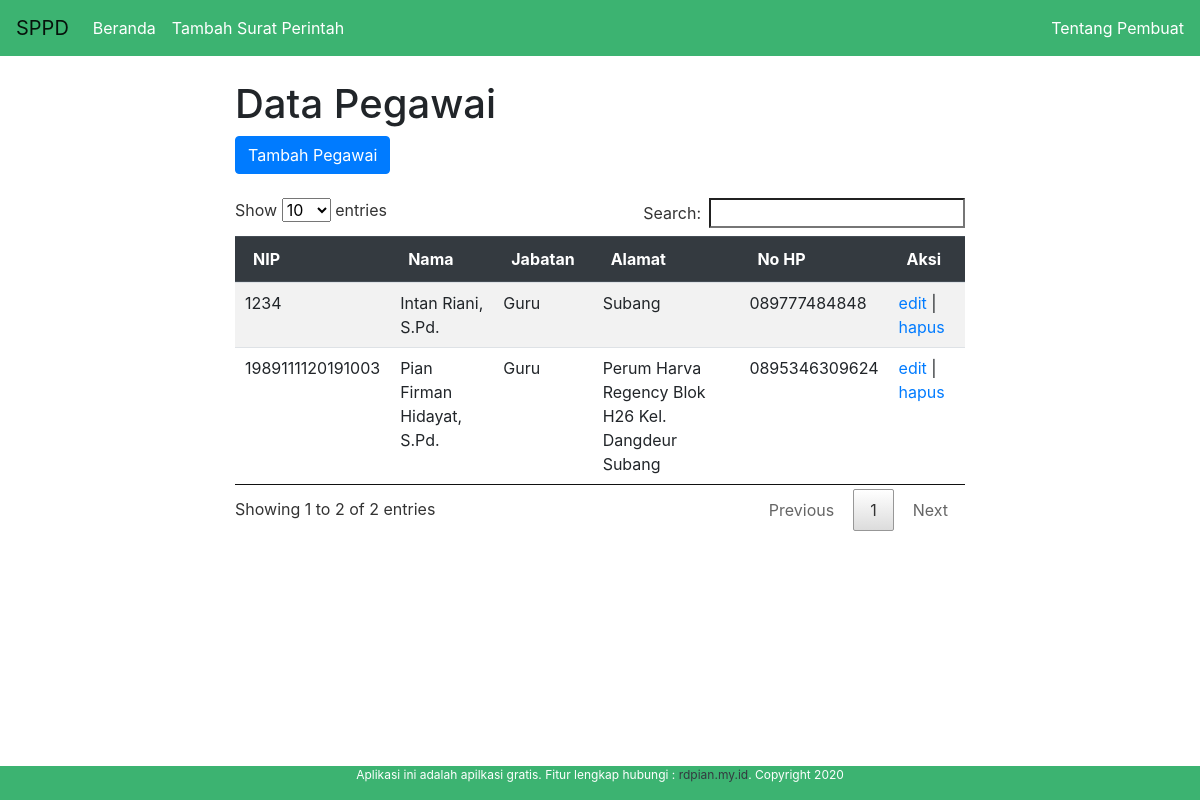
/index.php/pegawai, run on the app's committed database.
### tables this page shows
CREATE TABLE `pegawai` (
  `nip` varchar(255) NOT NULL,
  `nama` varchar(255) NOT NULL,
  `jabatan` varchar(255) NOT NULL,
  `alamat` varchar(255) NOT NULL,
  `no_hp` varchar(15) NOT NULL
);

### application/controllers/Pegawai.php (called while the page is built, shortened)
<?php
class Pegawai extends CI_Controller {
	function __construct()
        {
			$this->load->model('m_pegawai');
	        $this->load->helper('form');
	        $this->load->library('form_validation');
        }
	public function index()
	{
		$data['pegawai'] = $this->m_pegawai->tampil_data()->result();
		$this->load->view('v_navbar');
		$this->load->view('v_pegawai',$data);
		$this->load->view('v_footer');
	}
}

### index.php (called while the page is built, shortened)
<?php
require_once BASEPATH.'core/CodeIgniter.php';

### application/models/m_pegawai.php (called while the page is built, shortened)
<?php
class M_pegawai extends CI_Model {
	function tampil_data(){
		return $this->db->get('pegawai');
	}
}

### application/views/v_pegawai.php (the view, shortened to what this page needs)
<div class="container">
	<div class="row">
		<div class="col-lg-2">
		</div>
		<div class="col-lg-8">
			<h1>Data Pegawai</h1>
			<button type="button" class="btn btn-primary" data-toggle="modal" data-target="#tambahpegawai">
			  Tambah Pegawai
			</button>
			<br>
			<br>
			<div class="table-responsive">
			<table id="pegawai" class="table table-striped">
				<thead class="thead-dark">
					<tr>
						<th>NIP</th>
						<th>Nama</th>
						<th>Jabatan</th>
						<th>Alamat</th>
						<th>No HP</th>
						<th>Aksi</th>
					</tr>
				</thead>
				<tbody>
				<?php
					foreach($pegawai as $row){
					?>
				<tr>
					<td><?php echo $row->nip; ?></td>
					<td><?php echo $row->nama; ?></td>
					<td><?php echo $row->jabatan; ?></td>
					<td><?php echo $row->alamat; ?></td>
					<td><?php echo $row->no_hp; ?></td>
					<td>
						<?php echo anchor('/pegawai/edit/'.$row->nip,'edit'); ?> |
                        <?php echo anchor('/pegawai/hapus/'.$row->nip,'hapus'); ?>
                    </td>
				</tr>
				<?php } ?>
				</tbody>
			</table>
		</div>
		</div>
		<div class="col-lg-2">
		</div>
	</div>
</div>

### application/views/v_navbar.php (shortened to what this page needs)
<!DOCTYPE html>
<html lang="en">
	<head>
		<link href="<?php echo base_url();?>assets/css/bootstrap.min.css" rel="stylesheet">
		<link rel="stylesheet" type="text/css" href="<?php echo base_url();?>assets/css/datatables.min.css"/>
	</head>
	<body>
		<nav class="navbar navbar-expand-lg navbar-light mb-4 text-white" style="background-color: #3cb371;">
		  <a class="navbar-brand" href="http://rdpian.my.id">
		  SPPD</a>
		  <div class="collapse navbar-collapse" id="navbarNav">
		    <ul class="navbar-nav mr-auto">
		      <li class="nav-item active">
		        <a class="nav-link text-white" href="/appsurat">Beranda <span class="sr-only">(current)</span></a>
		      </li>
		      <li class="nav-item">
		        <a class="nav-link text-white" href="<?php echo base_url();?>index.php/surat_keluar/tambah_sk">Tambah Surat Perintah <span class="sr-only">(current)</span></a>
		      </li>
		    </ul>
		  <div><a href="<?php echo base_url();?>index.php/app/pembuat" class="text-decoration-none text-white">Tentang Pembuat</a></div>
		  </div>
		</nav>

### application/views/v_footer.php (shortened to what this page needs)
<br>
<br>
<div class="footer">
  <p style="font-size: 12px">Aplikasi ini adalah apilkasi gratis. Fitur lengkap hubungi : <a href="https://rdpian.my.id" class="text-decoration-none text-dark">rdpian.my.id</a>. Copyright 2020</p>
</div>
	</body>
</html>

### application/views/v_navbar.php (style rules this page uses)
.footer { position: fixed; left: 0; bottom: 0; width: 100%; background-color: #3cb371; color: white; text-align: center; }

### data on the page
pegawai: nip "1234", nama "Intan Riani, S.Pd.", jabatan "Guru", alamat "Subang", no_hp "089777484848", nip "edit", nip "hapus"
pegawai: nip "1989111120191003", nama "Pian Firman Hidayat, S.Pd.", jabatan "Guru", alamat "Perum Harva Regency Blok H26 Kel. Dangdeur Subang", no_hp "0895346309624", nip "edit", nip "hapus"
